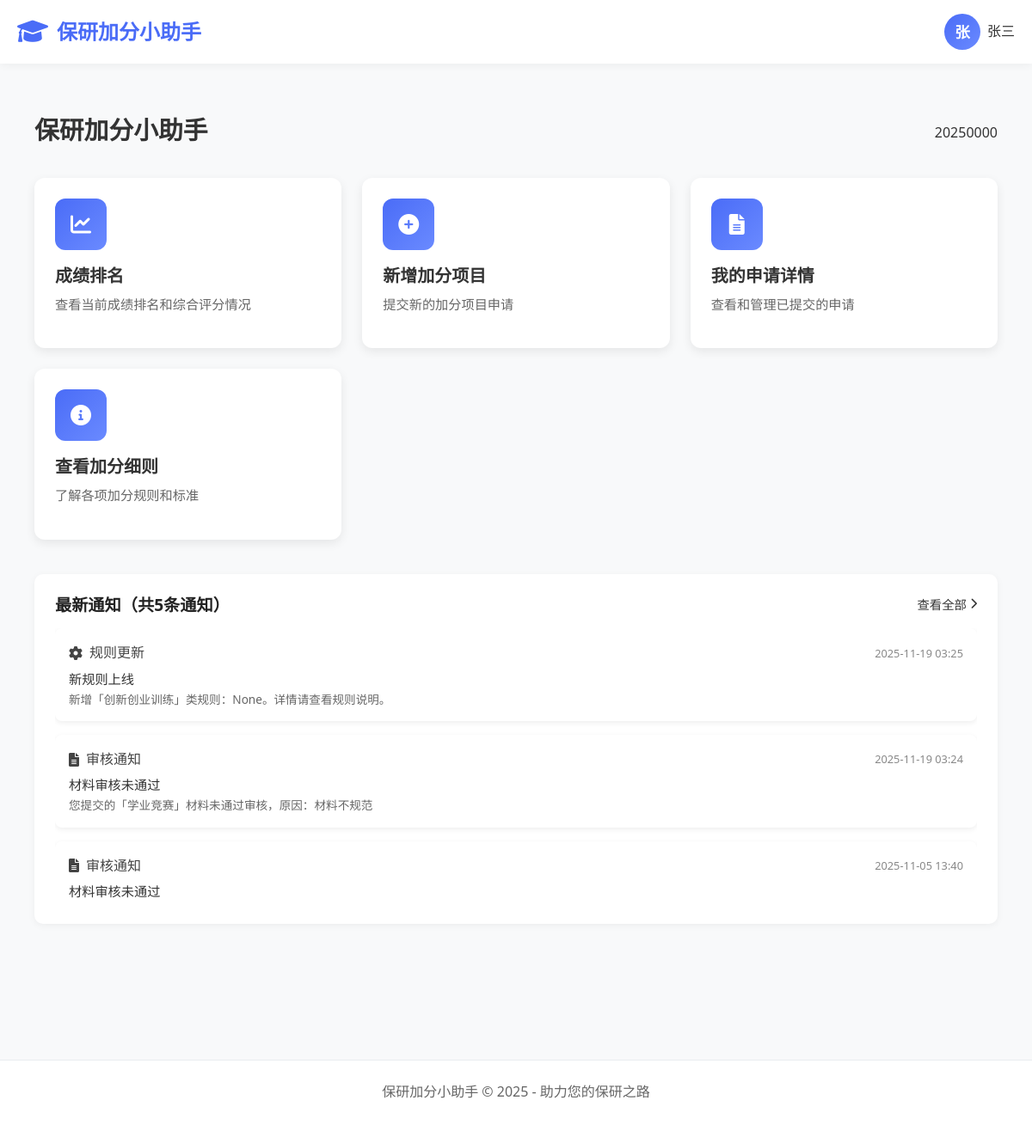
The page /student/ (signed in) on the database its author committed.
### apps/students/models.py (models this page shows, shortened)
class StudentProfile(models.Model):
    user = models.OneToOneField(
        User,
        on_delete=models.CASCADE,
        null=True,
        related_name='profile'  # 反向关联名称
    )
    COLLEGE_CHOICES = [
        ('info', '信息学院'),
        ('other', '其他'),
    ]
    full_name = models.CharField("姓名", max_length=100, blank=True)
    student_id = models.CharField("学号", max_length=20, unique=True,
                                  validators=[RegexValidator(regex=r'^\d{8,20}$', message='学号必须是8-20位数字')])
    grade = models.CharField("年级", max_length=20, blank=True)
    college = models.CharField(
        "学院",
        max_length=100,
        blank=True,
        choices=COLLEGE_CHOICES,
        default='other'  # 默认值设为其他
    )
    department = models.CharField("系别", max_length=100, blank=True)
    major = models.CharField("专业", max_length=100, blank=True)
    enrollment_year = models.PositiveIntegerField("入学年份", null=True, blank=True, help_text="例如：2023")
    GENDER_CHOICES = [
        ('M', '男'),
        ('F', '女'),
        ('O', '其他'),
    ]
    gender = models.CharField("性别", max_length=1, choices=GENDER_CHOICES, blank=True)
    ethnicity = models.CharField("民族", max_length=50, blank=True)
    political_status = models.CharField("政治面貌", max_length=50, blank=True)
    id_card = models.CharField("身份证号", max_length=18, blank=True,
                               validators=[RegexValidator(regex=r'^\d{17}[\dXx]$', message='请输入有效的身份证号')])
    phone = models.CharField("手机号", max_length=11, blank=True, help_text="请输入11位手机号码")
    email = models.EmailField("邮箱", blank=True, help_text="请输入有效的邮箱地址")
    academic_comprehensive_score = models.DecimalField(
        "学业综合成绩",  # 辅导员可设置
        max_digits=5,
        decimal_places=1,
        null=True,
        blank=True
    )
    academic_expertise_score = models.DecimalField(
        "学术专长成绩",  # 来自学术类材料加分
        max_digits=5,
        decimal_places=1,
        default=0
    )
    comprehensive_performance_score = models.DecimalField(
        "综合表现成绩",  # 来自综合类材料加分
        max_digits=5,
        decimal_places=1,
        default=0
    )
    total_score = models.DecimalField(
        "总成绩",
        max_digits=5,
        decimal_places=1,
        null=True,
        blank=True
    )
    academic_comprehensive_ratio = models.DecimalField(
        "学业综合成绩权重",
        max_digits=3,
        decimal_places=2,
        default=0.6  # 60%
    )
    academic_expertise_ratio = models.DecimalField(
        "学术专长成绩权重",
        max_digits=3,
        decimal_places=2,
        default=0.2  # 20%
    )
    comprehensive_performance_ratio = models.DecimalField(
        "综合表现成绩权重",
        max_digits=3,
        decimal_places=2,
        default=0.2  # 20%
    )

class Notification(models.Model):
    NOTIFICATION_TYPES = (
        ('submission', '提交审核通知'),
        ('rule', '规则变动通知'),
        ('system', '系统通知'),
    )
    recipient = models.ForeignKey(
        User,
        on_delete=models.CASCADE,
        related_name='notifications'
    )
    title = models.CharField(max_length=100)
    content = models.TextField()
    type = models.CharField(max_length=20, choices=NOTIFICATION_TYPES)
    is_read = models.BooleanField(default=False)
    created_at = models.DateTimeField(default=timezone.now)
    class Meta:
        ordering = ['-created_at']

### apps/students/views.py (the view)
# urls.py: path('', views.index, name='index'),
@login_required
def index(request):
    notifications = Notification.objects.filter(
        recipient=request.user,
    ).order_by('-created_at')[:5]
    return render(request, 'students/home.html', {
        'notifications': notifications,
    })

### templates/students/home.html (shortened to what this page needs)
{% extends 'students/base.html' %}
{% load static %}
{% block extra_css %}
    <link href="{% static 'CSS/students/student_dashboard.css' %}" rel="stylesheet">
{% endblock %}
{% block content %}
    <div class="container">
        <div class="main-content">
            <div class="page-header">
                <h1 class="page-title">保研加分小助手</h1>
                <div class="user-info">
                    <span class="username">{{ user.username|default:"用户名" }}</span>
                </div>
            </div>
            <div class="features-grid">
                <a href="{% url 'ranking' %}" class="feature-card">
                    <div class="feature-icon">
                        <i class="fas fa-chart-line"></i>
                    </div>
                    <h3 class="feature-title">成绩排名</h3>
                    <p class="feature-description">查看当前成绩排名和综合评分情况</p>
                </a>
                <a href="{% url 'upload' %}" class="feature-card">
                    <div class="feature-icon">
                        <i class="fas fa-plus-circle"></i>
                    </div>
                    <h3 class="feature-title">新增加分项目</h3>
                    <p class="feature-description">提交新的加分项目申请</p>
                </a>
                <a href="{% url 'submissions' %}" class="feature-card">
                    <div class="feature-icon">
                        <i class="fas fa-file-alt"></i>
                    </div>
                    <h3 class="feature-title">我的申请详情</h3>
                    <p class="feature-description">查看和管理已提交的申请</p>
                </a>
                <a href="{% url 'rules' %}" class="feature-card">
                    <div class="feature-icon">
                        <i class="fas fa-info-circle"></i>
                    </div>
                    <h3 class="feature-title">查看加分细则</h3>
                    <p class="feature-description">了解各项加分规则和标准</p>
                </a>
            </div>
            <div class="dynamic-section">
                <div class="section-header">
                    <h2 class="section-title">最新通知（共{{ notifications|length }}条通知）</h2>
                    <a href="{% url 'notifications' %}" class="view-all">
                        查看全部 <i class="fas fa-chevron-right"></i>
                    </a>
                </div>
                <div class="notification-scroll-container">
                    <div class="notification-list" id="notificationScrollContent">
                        {% for notification in notifications %}
                        <div class="notification-item {% if not notification.is_read %}unread{% endif %}">
                            <div class="notification-header">
                                <div class="notification-type">
                                    {% if notification.type == 'submission' %}
                                        <i class="fas fa-file-alt"></i>
                                        <span>审核通知</span>
                                    {% elif notification.type == 'rule' %}
                                        <i class="fas fa-cog"></i>
                                        <span>规则更新</span>
                                    {% else %}
                                        <i class="fas fa-bullhorn"></i>
                                        <span>系统通知</span>
                                    {% endif %}
                                </div>
                                <div class="notification-time">
                                    {{ notification.created_at|date:"Y-m-d H:i" }}
                                </div>
                            </div>
                            <div class="notification-content">
                                <h4>{{ notification.title }}</h4>
                                <p>{{ notification.content|truncatechars:50 }}</p>
                            </div>
                        </div>
                        {% empty %}
                        <div class="empty-notification">
                            <i class="fas fa-bell-slash"></i>
                            <p>暂无新通知</p>
                        </div>
                        {% endfor %}
                    </div>
                </div>
            </div>
        </div>
    </div>
    <br>
{% endblock %}

### templates/students/base.html (shortened to what this page needs)
<!DOCTYPE html>
<html lang="zh-CN">
<head>
    <link href="https://cdn.jsdelivr.net/npm/bootstrap@5.3.0-alpha1/dist/css/bootstrap.min.css" rel="stylesheet">
    <link rel="stylesheet" href="https://cdnjs.cloudflare.com/ajax/libs/font-awesome/6.0.0/css/all.min.css">
    {% load static %}
    <link href="{% static 'CSS/base.css' %}" rel="stylesheet">
    {% block extra_css %}{% endblock %}
</head>
<body>
    <nav class="navbar">
        <div class="container">
            <div class="navbar-content">
                <a href="{% url 'index' %}" class="logo">
                    <i class="fas fa-graduation-cap"></i>
                    <span>保研加分小助手</span>
                </a>
                <div class="user-info">
                    {% if user.is_authenticated %}
                        <a href="{% url 'user_center' %}" class="d-flex align-items-center text-decoration-none" title="个人资料">
                            <div class="user-avatar">{{ user.profile.full_name|first }}</div>
                            <span class="username ms-2">{{ user.profile.full_name }}</span>
                        </a>
                    {% else %}
                        <a href="{% url 'login' %}" class="btn btn-outline-primary btn-sm">登录</a>
                    {% endif %}
                </div>
            </div>
        </div>
    </nav>
    <div class="container">
        <div class="main-content">
            {% block content %}{% endblock %}
        </div>
    </div>
    <footer class="footer">
        <div class="container">
            <p>保研加分小助手 &copy; 2025 - 助力您的保研之路</p>
        </div>
    </footer>
</body>
</html>

### static/CSS/base.css (style rules this page uses)
:root { --primary: #4a6cf7; --primary-light: #6a8aff; --secondary: #6c757d; --light-bg: #f8f9fa; --dark-text: #333333; --gray-text: #666666; --light-gray: #e9ecef; --white: #ffffff; --card-shadow: 0 4px 12px rgba(0, 0, 0, 0.08); --hover-shadow: 0 8px 24px rgba(0, 0, 0, 0.12); }
* { margin: 0; padding: 0; box-sizing: border-box; }
body { font-family: 'Segoe UI', 'PingFang SC', 'Microsoft YaHei', sans-serif; background-color: var(--light-bg); color: var(--dark-text); line-height: 1.6; }
.container { max-width: 1200px; margin: 0 auto; padding: 0 20px; }
.navbar { background: var(--white); box-shadow: 0 2px 10px rgba(0, 0, 0, 0.05); padding: 1rem 0; position: sticky; top: 0; z-index: 100; }
.navbar-content { display: flex; justify-content: space-between; align-items: center; width: 100%; }
.logo { display: flex; align-items: center; gap: 10px; font-weight: 700; font-size: 1.5rem; color: var(--primary); text-decoration: none; }
.logo i { font-size: 1.8rem; }
.user-info { display: flex; align-items: center; gap: 12px; margin-left: auto; }
.user-avatar { width: 42px; height: 42px; border-radius: 50%; background: linear-gradient(135deg, var(--primary), var(--primary-light)); display: flex; align-items: center; justify-content: center; color: var(--white); font-weight: 600; font-size: 1.1rem; }
.username { font-weight: 500; color: var(--dark-text); }
.main-content { padding: 30px 0; }
.page-header { display: flex; justify-content: space-between; align-items: center; margin-bottom: 30px; }
.page-title { font-size: 1.8rem; font-weight: 700; color: var(--dark-text); }
.features-grid { display: grid; grid-template-columns: repeat(auto-fit, minmax(280px, 1fr)); gap: 24px; margin-bottom: 40px; }
.feature-card { background: var(--white); border-radius: 12px; box-shadow: var(--card-shadow); padding: 24px; transition: all 0.3s ease; text-decoration: none; color: inherit; display: flex; flex-direction: column; height: 100%; }
.feature-icon { width: 60px; height: 60px; border-radius: 12px; background: linear-gradient(135deg, var(--primary), var(--primary-light)); display: flex; align-items: center; justify-content: center; margin-bottom: 18px; color: var(--white); font-size: 1.5rem; }
.feature-title { font-size: 1.25rem; font-weight: 600; margin-bottom: 10px; color: var(--dark-text); }
.feature-description { color: var(--gray-text); font-size: 0.95rem; line-height: 1.5; }
.dynamic-section { margin-bottom: 40px; }
.section-header { display: flex; justify-content: space-between; align-items: center; margin-bottom: 20px; }
.section-title { font-size: 1.4rem; font-weight: 600; color: var(--dark-text); }
.view-all { color: var(--primary); text-decoration: none; font-weight: 500; font-size: 0.95rem; display: flex; align-items: center; gap: 5px; }
.footer { background: var(--white); padding: 24px 0; margin-top: 40px; text-align: center; color: var(--gray-text); border-top: 1px solid var(--light-gray); }

### static/CSS/students/student_dashboard.css (style rules this page uses)
.dynamic-section { background: white; border-radius: 10px; padding: 1.5rem; box-shadow: 0 2px 8px rgba(0,0,0,0.05); margin-bottom: 2rem; }
.section-header { display: flex; justify-content: space-between; align-items: center; margin-bottom: 1rem; }
.section-title { font-size: 1.2rem; color: #222; margin: 0; }
.view-all { color: var(--primary-color); font-size: 0.9rem; text-decoration: none; display: flex; align-items: center; gap: 4px; }
.view-all i { font-size: 0.8rem; }
.notification-scroll-container { overflow: hidden; height: 320px; position: relative; margin-top: 1rem; scrollbar-width: none; -ms-overflow-style: none; }
#notificationScrollContent { animation: scroll 25s linear infinite; }
.notification-item { background: white; border-radius: 8px; padding: 1rem; margin-bottom: 1rem; box-shadow: 0 2px 6px rgba(0,0,0,0.07); transition: transform 0.2s; }
.notification-item.unread { border-left: 3px solid var(--primary-color); }
.notification-header { display: flex; justify-content: space-between; margin-bottom: 0.5rem; align-items: center; }
.notification-type { display: flex; align-items: center; gap: 8px; font-weight: 500; color: #444; }
.notification-type i { color: var(--primary-color); }
.notification-time { font-size: 0.8rem; color: #888; }
.notification-content h4 { font-size: 0.95rem; margin-bottom: 0.3rem; color: #333; }
.notification-content p { font-size: 0.85rem; color: #666; margin: 0; line-height: 1.4; }

### rows shown on the page
Notification: type "rule" (drawn), created_at "2025-11-19 03:25", title "新规则上线", content "新增「创新创业训练」类规则：None。详情请查看规则说明。"
Notification: type "submission" (drawn), created_at "2025-11-19 03:24", title "材料审核未通过", content "您提交的「学业竞赛」材料未通过审核，原因：材料不规范"
Notification: type "submission" (drawn), created_at "2025-11-05 13:40", title "材料审核未通过"

### other values the page prints
{{ user.profile.full_name|first }} "张"
{{ user.profile.full_name }} "张三"
{{ user.username|default:"用户名" }} "20250000"
{{ notifications|length }} "5"
